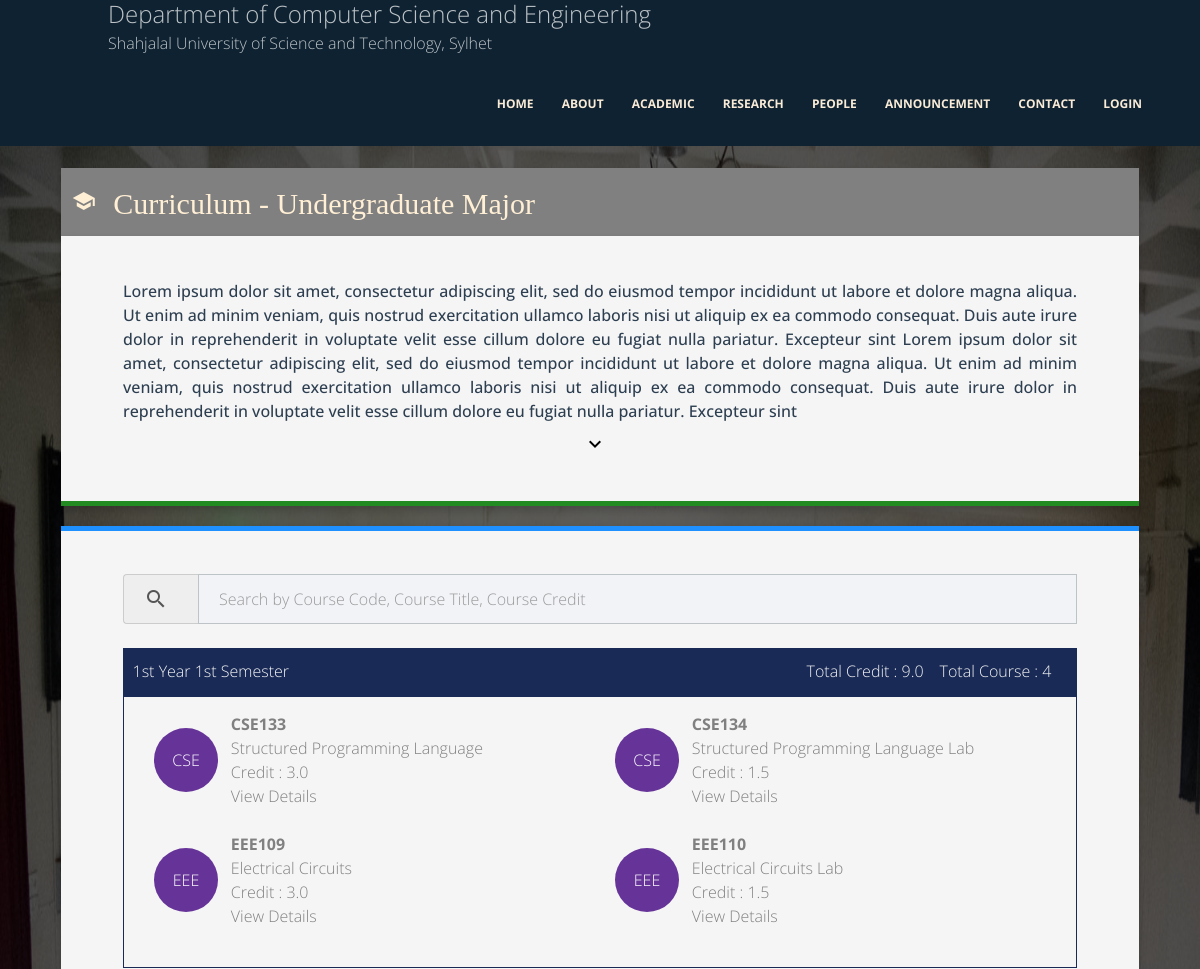
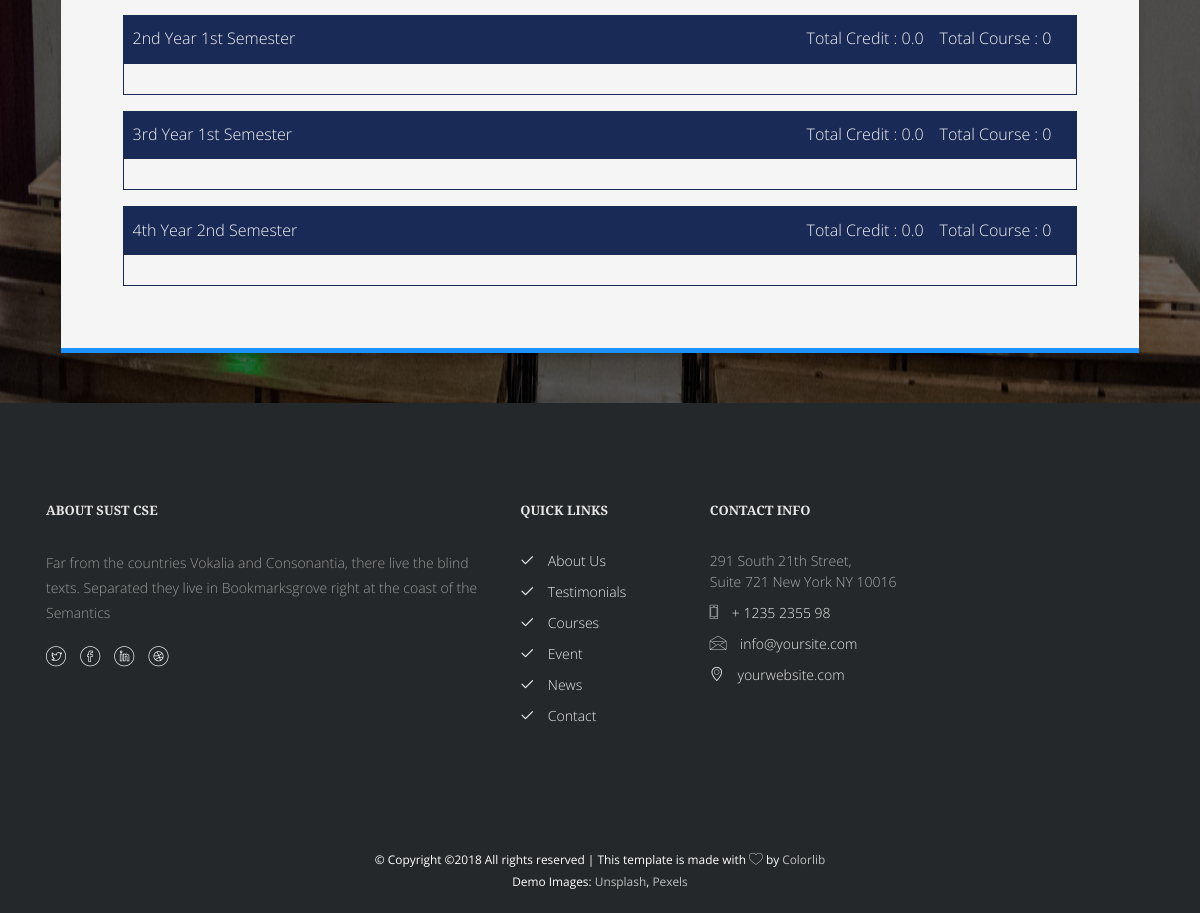
Screenshot of /curriculum/undergrad-major/ with the database file from the repository (2 pictures, top to bottom).
### curriculum/models.py (models this page shows, shortened)
class Program(models.Model):
    program_name = models.CharField(max_length=100)
    details = RichTextField()

class Semester(models.Model):
    year_semester = models.CharField(max_length=10)
    running = models.BooleanField(default=False)
    def __str__(self):
        return self.year_semester

class Course(models.Model):
    COURSE_TYPES = (
        ('major', 'Major'),
        ('nonmajor', 'Non-Major'),
        ('elective', 'Elective'),
    )
    course_type = models.CharField(max_length=20, choices=COURSE_TYPES)
    course_code = models.CharField(max_length=20)
    course_title = models.CharField(max_length=100)
    course_details = models.TextField()
    course_credit = models.FloatField()
    program_name = models.ForeignKey(Program, null=True, on_delete=models.SET_NULL)
    year_semester = models.ForeignKey(Semester, null=True, on_delete=models.SET_NULL)
    def getDept(self):
        return self.course_code[0:3]

### curriculum/views.py (the view)
# urls.py: path('undergrad-major/', views.undergrad_major, name='cumajor'),
def undergrad_major(request):
    program = Program.objects.get(program_name="Undergraduate Major")
    courses = program.course_set.all()
    semesters = Semester.objects.all()
    totalCreditPerSemester = {}
    totalCoursePerSemester = {}
    for semester in semesters:
        totalCredit = 0.0
        totalCourse = 0
        for course in courses:
            if str(course.year_semester) == str(semester.year_semester):
                totalCredit += course.course_credit
                totalCourse += 1
        totalCreditPerSemester[semester.year_semester] = totalCredit
        totalCoursePerSemester[semester.year_semester] = totalCourse
    context = {'program': program, 'courses': courses, 'semesters':semesters, 'totalCreditPerSemester':totalCreditPerSemester, 'totalCoursePerSemester':totalCoursePerSemester}
    return render(request, 'curriculum/curriculum.html', context)

### templates/curriculum/curriculum.html (shortened to what this page needs)
{% extends 'base.html' %}
{% block content %}
<div class="curriculum-background">
    <div class="program-content-overlay">
        <div class="program-content">
            <div class="">
                <div class="row">
                    <div class="container">
                        <div class="col-md-12">
                            <h2 class="program-detail-card-header">
                                <i class="material-icons">school</i>
                                Curriculum - {{ program.program_name }}</h2>
                            <div class="classes class-single program-detail-header-card">
                                <div class="desc desc2 row">
                                    <div class="col-md-12 program-detail-container">
                                        <center class="faculty_detail_description">
                                            Lorem ipsum dolor sit amet, consectetur adipiscing elit, sed do eiusmod
                                            tempor
                                            incididunt ut labore et dolore magna aliqua. Ut enim ad minim veniam, quis
                                            nostrud exercitation ullamco laboris nisi ut aliquip ex ea commodo
                                            consequat.
                                            Duis aute irure dolor in reprehenderit in voluptate velit esse cillum dolore
                                            eu fugiat nulla pariatur. Excepteur sint Lorem ipsum dolor sit amet,
                                            consectetur
                                            adipiscing elit, sed do eiusmod tempor
                                            incididunt ut labore et dolore magna aliqua. Ut enim ad minim veniam, quis
                                            nostrud exercitation ullamco laboris nisi ut aliquip ex ea commodo
                                            consequat.
                                            Duis aute irure dolor in reprehenderit in voluptate velit esse cillum dolore
                                            eu fugiat nulla pariatur. Excepteur sint
                                        </center>
                                        <center>
                                            <a href="#curriculum-detail" style="color: black"><i class="material-icons">keyboard_arrow_down</i></a>
                                        </center>
                                    </div>
                                </div>
                            </div>
                        </div>
                    </div>
                </div>
            </div>
            <div id="curriculum-detail">
                <div class="row">
                    <div class="container">
                        <div class="col-md-12">
                            <div class="classes class-single curriculum-detail-container-card">
                                <div class="desc desc2 row">
                                    <div class="col-md-12 program-detail-container">
                                        <form>
                                            <div class="input-group">
                                                <span class="input-group-addon"><i
                                                        class="material-icons">search</i></span>
                                                <input style="border:1px solid #bdc3c7" id="searchItem" type="text"
                                                       class="form-control"
                                                       name="searchItem"
                                                       placeholder="Search by Course Code, Course Title, Course Credit"
                                                       data-toggle="hideseek" data-list=".list">
                                            </div>
                                            <br>
                                        </form>
                                        {% for semester in semesters %}
                                        {% if semester.running %}
                                        <div class="curriculum-semester-card">
                                            <p class="semester-title" style="font-size: 1em;">
                                                {% if semester.year_semester == "1/1" %}
                                                1st Year 1st Semester
                                                {% elif semester.year_semester == "1/2" %}
                                                1st Year 2nd Semester
                                                {% elif semester.year_semester == "2/1" %}
                                                2nd Year 1st Semester
                                                {% elif semester.year_semester == "2/2" %}
                                                2nd Year 2nd Semester
                                                {% elif semester.year_semester == "3/1" %}
                                                3rd Year 1st Semester
                                                {% elif semester.year_semester == "3/2" %}
                                                3rd Year 2nd Semester
                                                {% elif semester.year_semester == "4/1" %}
                                                4th Year 1st Semester
                                                {% elif semester.year_semester == "4/2" %}
                                                4th Year 2nd Semester
                                                {% endif %}
                                                {% for k,v in totalCoursePerSemester.items %}
                                                {% if k == semester.year_semester %}
                                                <span class="total-course-credit"> Total Course : {{v}} </span>
                                                {% endif %}
                                                {% endfor %}
                                                {% for k,v in totalCreditPerSemester.items %}
                                                {% if k == semester.year_semester %}
                                                <span class="total-course-credit"> Total Credit : {{v}} </span>
                                                {% endif %}
                                                {% endfor %}
                                            </p>
                                            <div class="semester-courses">
                                                <div class="row list" style="margin: 15px;">
                                                    {% for course in courses %}
                                                        {% if course.year_semester.year_semester == semester.year_semester %}
                                                        <div class="col-md-1 col-sm-1 col-xs-1 ignore-me">
                                                            <span class="course-dept-circle ignore-me">{{course.getDept}}</span>
                                                        </div>
                                                        <div class="col-md-5 col-sm-11 col-xs-11 course">
                                                            <b>{{ course.course_code }}</b>
                                                            <br>
                                                            {{ course.course_title }}
                                                            <br>
                                                            Credit : {{ course.course_credit }}
                                                            <br>
                                                            <a data-toggle="modal" data-target="#{{course.course_code}}"
                                                               style="cursor: pointer">View Details</a>
                                                        </div>
                                                        {% endif %}
                                                    {% endfor %}
                                                </div>
                                            </div>
                                        </div>
                                        {% endif %}
                                        {% endfor %}
                                    </div>
                                </div>
                            </div>
                        </div>
                    </div>
                </div>
            </div>
            <br><br>
        </div>
    </div>
</div>
{% endblock %}

### static/css/people_style.css (style rules this page uses)
* { margin: 0px; padding: 0px; }
.program-detail-header-card { box-shadow: 0 4px 8px 0 rgba(0, 0, 0, 0.2); transition: 0.3s; background: whitesmoke; border-bottom: 5px solid forestgreen; }
.program-detail-card-header { box-shadow: 0 4px 8px 0 rgba(0, 0, 0, 0.2); transition: 0.3s; margin-top: 5%; font-weight: 100; padding: 1%; color: papayawhip; font-family: cursive; margin-bottom: unset; background: gray; }
.total-course-credit { float: right; margin-right: 1em; }
.container { padding: 2px 16px; }
.program-content-overlay { background: rgba(0, 0, 0, 0.6); }
.program-content { padding-top: 7em; }
.program-detail-container { margin-top: 1%; padding: 0% 5% 2% 5%; }
.material-icons { padding-right: 10px; margin-top: 1%; }
.faculty_detail_description { font-weight: 500; text-align: justify; color: #2c3e50; }

### static/css/curriculum_style.css (style rules this page uses)
.curriculum-background { background-image: url(../images/bg1.jpg); background-size: 100% 100%; background-attachment: fixed; }
.curriculum-detail-container-card { box-shadow: 0 4px 8px 0 rgba(0, 0, 0, 0.2); transition: 0.3s; background: whitesmoke; border-bottom: 5px solid dodgerblue; border-top: 5px solid dodgerblue; margin-top: 1em; }
.curriculum-semester-card { margin-bottom: 1em; }
.semester-title { padding: 1%; background: #192a56; color: whitesmoke; font-size: 1em; margin: 0px; }
.total-course-credit { float: right; margin-right: 1em; }
.semester-courses { border: 1px solid #192a56; }
.course-dept-circle { display: inline-block; background: rebeccapurple; color: white; width: 4em; height: 4em; line-height: 4em; text-align: center; border-radius: 100%; margin-top: 1em; }
.course { margin-bottom: 1.5em; }

### static/css/faculty_detail_style.css (style rules this page uses)
body { margin:0; font-family: 'Roboto Condensed', sans-serif; background: #fff; }
h1,h2,h3,h4,h5,h6 { margin:0; font-family: 'Overlock', cursive; }
p { margin:0; }
p { font-size: 1em; color: #999; line-height: 1.8em; }

### static/css/admission_form_style.css (style rules this page uses)
* { margin: 0px; padding: 0px; }
.program-detail-header-card { box-shadow: 0 4px 8px 0 rgba(0, 0, 0, 0.2); transition: 0.3s; background: whitesmoke; border-bottom: 5px solid forestgreen; }
.total-course-credit { float: right; margin-right: 1em; }
.container { padding: 2px 16px; }
.program-detail-container { margin-top: 1%; padding: 0% 5% 2% 5%; }
.material-icons { padding-right: 10px; margin-top: 1%; }
.faculty_detail_description { font-weight: 500; text-align: justify; color: #2c3e50; }

### rows the page displays
Program: program_name "Undergraduate Major"
Semester: year_semester "1st Year 1st Semester", totalCoursePerSemester "4", totalCreditPerSemester "9.0"
Course: getDept "CSE", course_code "CSE133", course_title "Structured Programming Language", course_credit "3.0"
Course: getDept "CSE", course_code "CSE134", course_title "Structured Programming Language Lab", course_credit "1.5"
Course: getDept "EEE", course_code "EEE109", course_title "Electrical Circuits", course_credit "3.0"
Course: getDept "EEE", course_code "EEE110", course_title "Electrical Circuits Lab", course_credit "1.5"
Semester: year_semester "2nd Year 1st Semester", totalCoursePerSemester "0", totalCreditPerSemester "0.0"
Semester: year_semester "3rd Year 1st Semester", totalCoursePerSemester "0", totalCreditPerSemester "0.0"
Semester: year_semester "4th Year 2nd Semester", totalCoursePerSemester "0", totalCreditPerSemester "0.0"
